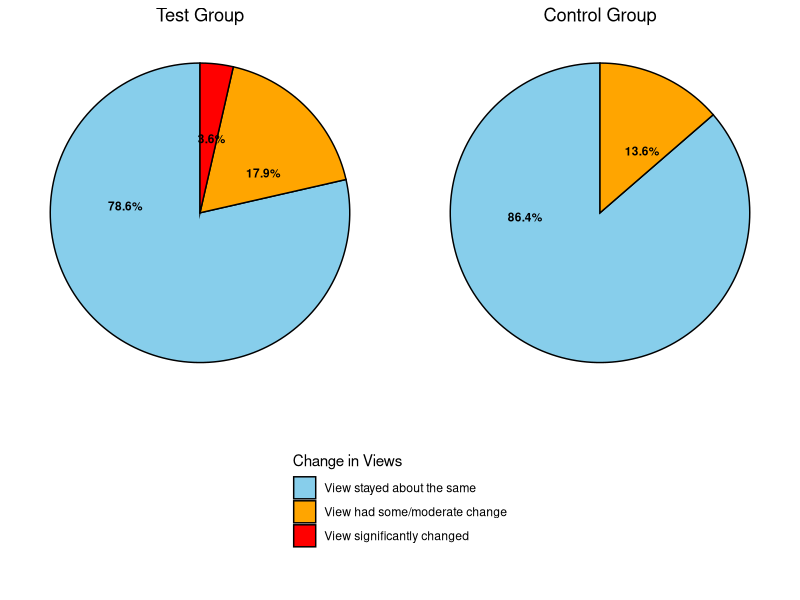
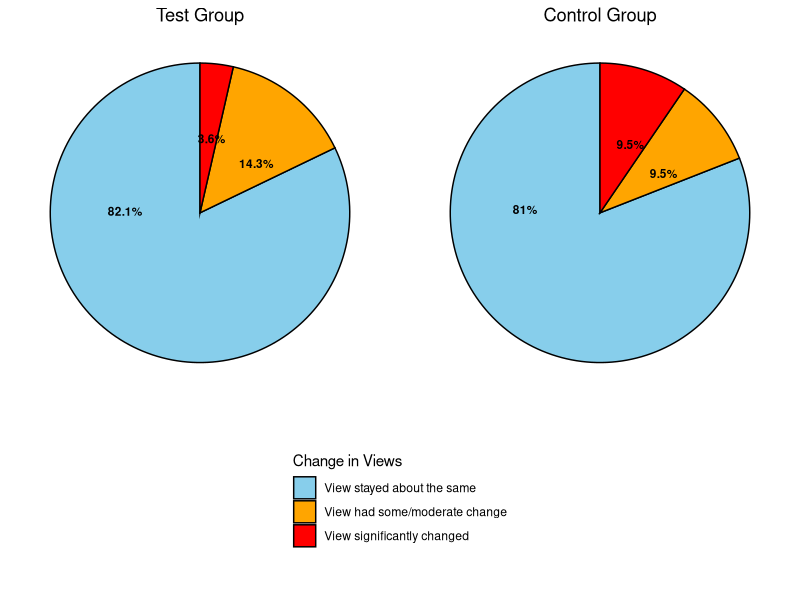

Generate these figures, in order, with R:
## ---- chunk 1

# Load library and dataset

#install.packages("rmarkdown")
#install.packages("tinytex")
#tinytex::install_tinytex()
#install.packages("gridExtra")
#install.packages("cowplot")

library(gridExtra)
library(readxl)
library(dplyr)
library(corrplot)
library(writexl)
library(ggplot2)

misinfo <- read_excel("data/sketches_for_skepticism_shortened.xlsx")
summary(misinfo)
## ---- chunk 2

# Filtered data set to columns I need

# Columns I need: 

# PARTICIPANT ID
# GROUP
# CHANGED_VIEWS_QQ1
# CHANGED_LENGTH_QQ1
# CHANGED_VIEWS_QQ2
# CHANGED_LENGTH_QQ2
# GCBS PRE SCORE
# GCBS POST SCORE
# PRE & POST SCORE
# GCBS CHANGE
# MIST-20 PRE SCORE
# MIST-20 POST SCORE
# MIST-20 CHANGE
# ITMIST PRE SCORE
# ITMIST POST SCORE
# ITMIST CHANGE
# UNDERSTANDABILITY
# SENTIMENT
# ADDITIONAL THOUGHTS

misinfo_filtered <- misinfo %>%
  select(`PARTICIPANT ID`, GROUP, CHANGED_VIEWS_QQ1, CHANGED_LENGTH_QQ1,
         CHANGED_VIEWS_QQ2, CHANGED_LENGTH_QQ2, `GCBS PRE SCORE`, 
         `GCBS POST SCORE`, `PRE & POST SCORE`, `GCBS CHANGE`, 
         `MIST-20 PRE SCORE`, `MIST-20 POST SCORE`, `MIST-20 CHANGE`, 
         `ITMIST PRE SCORE`, `ITMIST POST SCORE`, `ITMIST CHANGE`, 
         UNDERSTANDABILITY, SENTIMENT, `ADDITIONAL THOUGHTS`)
## ---- chunk 3
# Turn "character" columns into factors

# Columns that need to be turned into factors: 

# GROUP
#   "Test Group (Visual)"
#   "Control Group (Visual)"
#   "Test Group (Audio)"
#   "Control Group (Audio)"

# CHANGED_VIEWS_QQ1
#   "View stayed about the same"
#   "View had some/moderate change"
#   "View significantantly changed"

# CHANGED_LENGTH_QQ1
#   "Comment length became slightly or significantly shorter"
#   "Comment length became slightly or significantly longer" 
#   "Comment length stayed about the same"

# CHANGED_VIEWS_QQ2

# CHANGED_LENGTH_QQ2

# UNDERSTANDABILITY

# SENTIMENT

# `ADDITIONAL THOUGHTS`

# Mapping categorical variables to numerical values
misinfo_filtered <- misinfo_filtered %>%
  mutate(
    GROUP = case_when(
      GROUP == "Test Group (Visual)" ~ 1,
      GROUP == "Control Group (Visual)" ~ 2,
      GROUP == "Test Group (Audio)" ~ 3,
      GROUP == "Control Group (Audio)" ~ 4
    ),
    CHANGED_VIEWS_QQ1 = case_when(
      CHANGED_VIEWS_QQ1 == "View stayed about the same" ~ 1,
      CHANGED_VIEWS_QQ1 == "View had some/moderate change" ~ 2,
      CHANGED_VIEWS_QQ1 == "View significantly changed" ~ 3
    ),
    CHANGED_LENGTH_QQ1 = case_when(
      CHANGED_LENGTH_QQ1 == "Comment length became slightly or significantly shorter" ~ 1,
      CHANGED_LENGTH_QQ1 == "Comment length became slightly or significantly longer" ~ 2,
      CHANGED_LENGTH_QQ1 == "Comment length stayed about the same" ~ 3
    ),
    SENTIMENT = case_when(
      SENTIMENT == "Positive" ~ 1,
      SENTIMENT == "Negative" ~ 2,
      SENTIMENT == "Neutral" ~ 3
    )
  )

# Check the updated dataset
head(misinfo_filtered)

# Check for missing values in the dataset
colSums(is.na(misinfo_filtered))

# Ensure CHANGED_VIEWS_QQ1 is treated as a factor
misinfo_filtered$CHANGED_VIEWS_QQ1 <- as.factor(misinfo_filtered$CHANGED_VIEWS_QQ1)
## ---- chunk 4

# HISTOGRAMS

# Ensure CHANGED_VIEWS_QQ1 is treated as a factor
misinfo_filtered$CHANGED_VIEWS_QQ1 <- as.factor(misinfo_filtered$CHANGED_VIEWS_QQ1)

# Loop through each GROUP value and create histograms
for (group_value in unique(misinfo_filtered$GROUP)) {
  p <- ggplot(misinfo_filtered %>% filter(GROUP == group_value), aes(x = CHANGED_VIEWS_QQ1)) +
    geom_bar(fill = "steelblue", color = "black") +
    labs(title = paste("Histogram of CHANGED_VIEWS_QQ1 for GROUP", group_value),
         x = "CHANGED_VIEWS_QQ1", 
         y = "Count") +
    theme_minimal()
  
#  print(p)  # Ensure the plot is displayed inside the loop
}

## ---- chunk 5

library(ggplot2)
library(dplyr)

# Create an empty list to store pie charts
pie_charts <- list()

# Define a vector to map numeric values to descriptions for CHANGED_VIEWS_QQ1
view_labels <- c("1" = "View stayed about the same",
                 "2" = "View had some/moderate change",
                 "3" = "View significantly changed")

# Custom colors for each section (You can change these to any colors you prefer)
#custom_colors <- c("skyblue", "lightgreen", "coral")
custom_colors <- c("skyblue", "orange", "red")

# Define a vector to map numeric GROUP values to their corresponding titles
group_titles <- c(
  "1" = "Test Group (Visual)",
  "2" = "Control Group (Visual)",
  "3" = "Test Group (Audio)",
  "4" = "Control Group (Audio)"
)

# Loop through each GROUP value (numeric) and create pie charts
for (group_value in unique(misinfo_filtered$GROUP)) {
  
  # Convert group_value to a character (because group_titles uses character keys)
  group_name <- as.character(group_value)
  
  # Prepare data for pie chart
  pie_data <- misinfo_filtered %>%
    filter(GROUP == group_value) %>%
    count(CHANGED_VIEWS_QQ1) %>%
    mutate(percentage = n / sum(n) * 100,
           label = paste0(round(percentage, 1), "%"))  # Create labels with percentage signs
  
  # Ensure CHANGED_VIEWS_QQ1 is a factor
  pie_data$CHANGED_VIEWS_QQ1 <- factor(pie_data$CHANGED_VIEWS_QQ1, levels = c("1", "2", "3"))
  
  # Generate pie chart with custom colors and black borders
  p <- ggplot(pie_data, aes(x = "", y = n, fill = CHANGED_VIEWS_QQ1)) +
    geom_bar(stat = "identity", width = 1, color = "black") +  # Add black border around sections
    coord_polar(theta = "y") +
    geom_text(aes(label = label), position = position_stack(vjust = 0.7), color = "black", size = 3, fontface = "bold") +  # Add labels inside the pie
    labs(title = group_titles[group_name],  # Custom title based on group_name
         fill = "Change in Views") +  # Rename the legend
    scale_fill_manual(values = custom_colors, labels = view_labels) +  # Apply custom colors
    theme_void() +  # Remove unnecessary gridlines
    theme(legend.position = "right")  # Ensure the legend is visible
  
  # Store the plot in the list with the group value as the name
  pie_charts[[paste0("Group_", group_name)]] <- p
}

# View stored pie charts
#pie_charts[["Group_1"]]  # View the pie chart for "Test Group (Visual)"
#pie_charts[["Group_2"]]  # View the pie chart for "Control Group (Visual)"
#pie_charts[["Group_3"]]  # View the pie chart for "Test Group (Audio)"
#pie_charts[["Group_4"]]  # View the pie chart for "Control Group (Audio)"

# Combine the first two and the last two pie charts in a 2x2 grid
#grid.arrange(
#  pie_charts[["Group_1"]],  # Test Group (Visual)
#  pie_charts[["Group_2"]]  # Control Group (Visual)
  #pie_charts[["Group_3"]],  # Test Group (Audio)
  #pie_charts[["Group_4"]],  # Control Group (Audio)
  #nrow = 2  # Arrange in 2 rows
  #ncol = 1   # Arrange in 2 columns
#)
## ---- chunk 6

library(gridExtra)
library(cowplot)

# Function to extract the legend from a ggplot
get_legend <- function(my_plot) {
  g <- ggplotGrob(my_plot)
  legend <- g$grobs[[which(sapply(g$grobs, function(x) x$name) == "guide-box")]]
  return(legend)
}

# Extract the legend from one of the pie charts
shared_legend <- get_legend(pie_charts[["Group_1"]])

# Apply centered titles to all four plots
plot1 <- pie_charts[["Group_1"]] +
  ggtitle("Test Group (Visual)") +
  theme(plot.title = element_text(hjust = 0.5), legend.position = "none")

plot2 <- pie_charts[["Group_2"]] +
  ggtitle("Control Group (Visual)") +
  theme(plot.title = element_text(hjust = 0.5), legend.position = "none")

plot3 <- pie_charts[["Group_3"]] +
  ggtitle("Test Group (Audio)") +
  theme(plot.title = element_text(hjust = 0.5), legend.position = "none")

plot4 <- pie_charts[["Group_4"]] +
  ggtitle("Control Group (Audio)") +
  theme(plot.title = element_text(hjust = 0.5), legend.position = "none")

# Arrange first row (Visual groups)
#row1 <- arrangeGrob(plot1, plot2, nrow = 1)

# Arrange second row (Audio groups)
#row2 <- arrangeGrob(plot3, plot4, nrow = 1)

# Arrange everything correctly
#grid.arrange(
#  row1,
#  row2,
#  shared_legend,
#  nrow = 3,
#  heights = c(4, 4, 2)  # Adjust height ratios for better spacing
#)

## ---- chunk 7

library(gridExtra)
library(cowplot)

# Function to extract the legend from a ggplot
get_legend <- function(my_plot) {
  g <- ggplotGrob(my_plot)
  legend <- g$grobs[[which(sapply(g$grobs, function(x) x$name) == "guide-box")]]
  return(legend)
}

# Extract the legend from one of the pie charts
shared_legend <- get_legend(pie_charts[["Group_1"]])

# Apply centered titles to all four plots
plot1 <- pie_charts[["Group_1"]] +
  ggtitle("Test Group") +
  theme(plot.title = element_text(hjust = 0.5), legend.position = "none") # Visual Test Group

plot2 <- pie_charts[["Group_2"]] +
  ggtitle("Control Group") +
  theme(plot.title = element_text(hjust = 0.5), legend.position = "none") # Visual Control Group

plot3 <- pie_charts[["Group_3"]] +
  ggtitle("Test Group") +
  theme(plot.title = element_text(hjust = 0.5), legend.position = "none") # Audio Test Group

plot4 <- pie_charts[["Group_4"]] +
  ggtitle("Control Group") +
  theme(plot.title = element_text(hjust = 0.5), legend.position = "none") # Audio Control Group

grid.arrange(
  arrangeGrob(
    plot1, plot2,
    nrow = 1
  ),
  shared_legend,
  nrow = 2,
  heights = c(4, 2)  # Adjust height ratios for better spacing
)
## ---- chunk 8

grid.arrange(
  arrangeGrob(
    plot3, plot4,
    nrow = 1
  ),
  shared_legend,
  nrow = 2,
  heights = c(4, 2)  # Adjust height ratios for better spacing
)

# heights = c(4, 1)  # Original ratio
## ---- chunk 9

# This was my original for what I plotted above

# Arrange the last two pie charts with the shared legend
#grid.arrange(
#  arrangeGrob(
#    pie_charts[["Group_3"]] + theme(legend.position = "none"),
#    pie_charts[["Group_4"]] + theme(legend.position = "none"),
#    nrow = 1
#  ),
#  shared_legend,
#  nrow = 2,
#  heights = c(4, 1)  # Adjust height ratio
#)
## ---- chunk 10

# These were just test pie charts which only displays each plot individually

library(ggplot2)
library(dplyr)

# Create an empty list to store pie charts
pie_charts <- list()

# Define a vector to map numeric values to descriptions for CHANGED_VIEWS_QQ1
view_labels <- c("1" = "View stayed about the same",
                 "2" = "View had some/moderate change",
                 "3" = "View significantly changed")

# Custom colors for each section (You can change these to any colors you prefer)
#custom_colors <- c("skyblue", "orange", "red")
custom_colors <- c("skyblue", "lightgreen", "coral")

# Loop through each GROUP value and create pie charts
for (group_value in unique(misinfo_filtered$GROUP)) {
  
  # Prepare data for pie chart
  pie_data <- misinfo_filtered %>%
    filter(GROUP == group_value) %>%
    count(CHANGED_VIEWS_QQ1) %>%
    mutate(percentage = n / sum(n) * 100,
           label = paste0(round(percentage, 1), "%"))  # Create labels with percentage signs
  
  # Ensure CHANGED_VIEWS_QQ1 is a factor
  pie_data$CHANGED_VIEWS_QQ1 <- factor(pie_data$CHANGED_VIEWS_QQ1, levels = c(1, 2, 3))
  
  # Generate pie chart with custom colors and black borders
  p <- ggplot(pie_data, aes(x = "", y = n, fill = CHANGED_VIEWS_QQ1)) +
    geom_bar(stat = "identity", width = 1, color = "black") +  # Add black border around sections
    coord_polar(theta = "y") +
    geom_text(aes(label = label), position = position_stack(vjust = 0.5), color = "black", size = 5) +  # Add labels inside the pie
    labs(title = paste("Pie Chart of CHANGED_VIEWS_QQ1 for GROUP", group_value),
         fill = "Change in Views") +  # Rename the legend
    scale_fill_manual(values = custom_colors, labels = view_labels) +  # Apply custom colors
    theme_void() +  # Remove unnecessary gridlines
    theme(legend.position = "right")  # Ensure the legend is visible
  
  # Store the plot in the list with the group value as the name
  pie_charts[[paste0("Group_", group_value)]] <- p
}

# View stored pie charts
#pie_charts[["Group_1"]]  # Example: Display pie chart for Group 1
#pie_charts[["Group_2"]]  # Example: Display pie chart for Group 2
#pie_charts[["Group_3"]]  # Example: Display pie chart for Group 3
#pie_charts[["Group_4"]]  # Example: Display pie chart for Group 4
